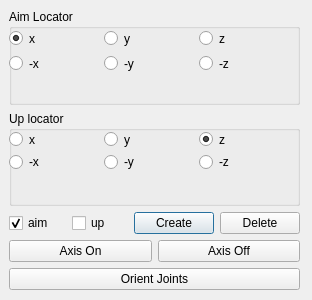
<?xml version="1.0" encoding="UTF-8"?>
<ui version="4.0">
 <class>jointOrientWindow</class>
 <widget class="QDialog" name="jointOrientWindow">
  <property name="geometry">
   <rect>
    <x>0</x>
    <y>0</y>
    <width>312</width>
    <height>300</height>
   </rect>
  </property>
  <property name="windowTitle">
   <string>Joint Orient</string>
  </property>
  <widget class="QWidget" name="verticalLayoutWidget">
   <property name="geometry">
    <rect>
     <x>9</x>
     <y>9</y>
     <width>291</width>
     <height>281</height>
    </rect>
   </property>
   <layout class="QVBoxLayout" name="jointOrientVerticalLayout">
    <item>
     <widget class="QGroupBox" name="aimGroupBox">
      <property name="title">
       <string>Aim Locator</string>
      </property>
      <widget class="QWidget" name="gridLayoutWidget_2">
       <property name="geometry">
        <rect>
         <x>0</x>
         <y>20</y>
         <width>279</width>
         <height>44</height>
        </rect>
       </property>
       <layout class="QGridLayout" name="aimGridLayout">
        <item row="1" column="2">
         <widget class="QRadioButton" name="aimNegZRadio">
          <property name="text">
           <string>-z</string>
          </property>
          <property name="checked">
           <bool>false</bool>
          </property>
         </widget>
        </item>
        <item row="1" column="0">
         <widget class="QRadioButton" name="aimNegXRadio">
          <property name="text">
           <string>-x</string>
          </property>
         </widget>
        </item>
        <item row="1" column="1">
         <widget class="QRadioButton" name="aimNegYRadio">
          <property name="text">
           <string>-y</string>
          </property>
         </widget>
        </item>
        <item row="0" column="0">
         <widget class="QRadioButton" name="aimXRadio">
          <property name="text">
           <string>x</string>
          </property>
          <property name="checked">
           <bool>true</bool>
          </property>
         </widget>
        </item>
        <item row="0" column="1">
         <widget class="QRadioButton" name="aimYRadio">
          <property name="text">
           <string>y</string>
          </property>
         </widget>
        </item>
        <item row="0" column="2">
         <widget class="QRadioButton" name="aimZRadio">
          <property name="text">
           <string>z</string>
          </property>
         </widget>
        </item>
       </layout>
      </widget>
     </widget>
    </item>
    <item>
     <widget class="QGroupBox" name="upGroupBox">
      <property name="enabled">
       <bool>true</bool>
      </property>
      <property name="title">
       <string>Up locator</string>
      </property>
      <property name="checkable">
       <bool>false</bool>
      </property>
      <widget class="QWidget" name="gridLayoutWidget">
       <property name="geometry">
        <rect>
         <x>0</x>
         <y>20</y>
         <width>279</width>
         <height>39</height>
        </rect>
       </property>
       <layout class="QGridLayout" name="upGridLayout">
        <item row="1" column="2">
         <widget class="QRadioButton" name="upNegZRadio">
          <property name="text">
           <string>-z</string>
          </property>
          <property name="checked">
           <bool>false</bool>
          </property>
         </widget>
        </item>
        <item row="1" column="0">
         <widget class="QRadioButton" name="upNegXRadio">
          <property name="text">
           <string>-x</string>
          </property>
         </widget>
        </item>
        <item row="1" column="1">
         <widget class="QRadioButton" name="upNegYRadio">
          <property name="text">
           <string>-y</string>
          </property>
         </widget>
        </item>
        <item row="0" column="0">
         <widget class="QRadioButton" name="upXRadio">
          <property name="text">
           <string>x</string>
          </property>
         </widget>
        </item>
        <item row="0" column="1">
         <widget class="QRadioButton" name="upYRadio">
          <property name="text">
           <string>y</string>
          </property>
         </widget>
        </item>
        <item row="0" column="2">
         <widget class="QRadioButton" name="upZRadio">
          <property name="text">
           <string>z</string>
          </property>
          <property name="checked">
           <bool>true</bool>
          </property>
         </widget>
        </item>
       </layout>
      </widget>
     </widget>
    </item>
    <item>
     <layout class="QHBoxLayout" name="createHorizontalLayout">
      <item>
       <widget class="QCheckBox" name="aimCheckBox">
        <property name="text">
         <string>aim</string>
        </property>
        <property name="checked">
         <bool>true</bool>
        </property>
       </widget>
      </item>
      <item>
       <widget class="QCheckBox" name="upCheckBox">
        <property name="text">
         <string>up</string>
        </property>
       </widget>
      </item>
      <item>
       <widget class="QPushButton" name="createButton">
        <property name="text">
         <string>Create</string>
        </property>
       </widget>
      </item>
      <item>
       <widget class="QPushButton" name="deleteButton">
        <property name="text">
         <string>Delete</string>
        </property>
       </widget>
      </item>
     </layout>
    </item>
    <item>
     <layout class="QHBoxLayout" name="axisHorizontalLayout">
      <item>
       <widget class="QPushButton" name="axisOnButton">
        <property name="text">
         <string>Axis On</string>
        </property>
       </widget>
      </item>
      <item>
       <widget class="QPushButton" name="axisOffButton">
        <property name="text">
         <string>Axis Off</string>
        </property>
       </widget>
      </item>
     </layout>
    </item>
    <item>
     <widget class="QPushButton" name="orientButton">
      <property name="text">
       <string>Orient Joints</string>
      </property>
     </widget>
    </item>
   </layout>
  </widget>
 </widget>
 <resources/>
 <connections/>
</ui>
